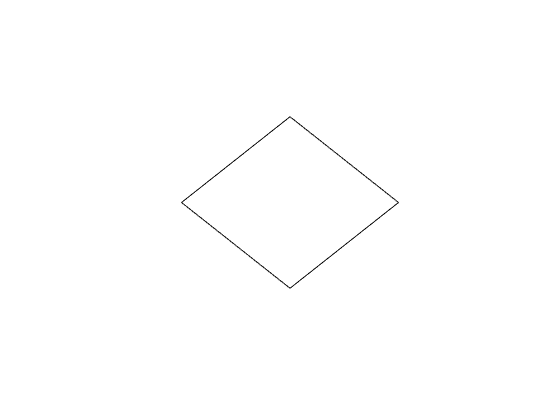
%> input picture doodleverse_main/diamond.png, 560 x 420 px
$ octave FExtract_sol.m   (GNU Octave 9; MATLAB toolbox functions it lacks are replaced by stand-ins)
%> lines starting %> are read from the running program, lines starting %| are printed output that depends on the picture
%% FExtract_sol.m
% DoodleVerse Project Solutions

clear;
clc;
close all

% read image and convert to grayscale (black and white)
imgC = imread('diamond.png');
%> imgC is the input picture: size 420x560x3 uint8; min 0, max 255, mean 254.4
imgG = rgb2gray(imgC);
simg = size(imgG);
%> simg = [420 560]

% pad with white space all around to do convolution
imgGpad = padarray(imgG,[1 1], 255);

%define simple edge detector filter
filter = [-1 0 1];

% do convolution with edge detector filter
img = conv2(single(imgGpad),single(filter));
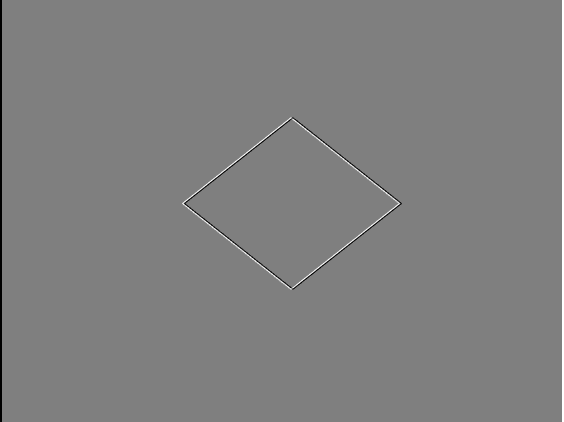
%> img: size 422x564 single; min -255, max 255, mean 0; drawn with min black and max white

%first and last few columns are bogus due to edge border, first and last rows are padding
xset = 1:simg(1);
%> xset = 420 values from 1 to 420
yset = 3:simg(2)-3;
%> yset = 555 values from 3 to 557

%look for edges, then make matrix of the index locations
[I,J] = find(abs(img(xset,yset)) > 150);
%> I = 772 values from 119 to 289; J = 772 values from 181 to 400

% add 1 to account for missed pixel around the border in the png
I = I + 1;
%> I = 772 values, max 290 at index 387, min 120 at index 381, mean 205.1
J = J + 1;
%> J = 772 values from 182 to 401
f_ind = [I J]; %f_ind represents your x,y coordinates of perfect border locations
%> f_ind = 772 rows, first 12: [205 182; 204 183; 205 183; 206 183; 203 184; 205 184; 203 185; 204 185; 205 185; 206 185; 207 185; 202 186]
num_features = length(f_ind)
%> num_features = 772

% this is too many features, need to reduce somehow, try taking only
% the extremes
left_most = [min(f_ind(:,1)), f_ind(find(f_ind(:,1) == min(f_ind(:,1)),1),2)];
%> left_most = [120 289]
right_most = [max(f_ind(:,1)), f_ind(find(f_ind(:,1) == max(f_ind(:,1)),1),2)];
%> right_most = [290 290]
bottom_most = [f_ind(find(f_ind(:,2) == min(f_ind(:,2)),1)), min(f_ind(:,2))];
%> bottom_most = [205 182]
top_most = [f_ind(find(f_ind(:,2) == max(f_ind(:,2)),1)), max(f_ind(:,2))];
%> top_most = [205 401]

features = [left_most;top_most;right_most;bottom_most]
%> features = [120 289; 205 401; 290 290; 205 182]
features_plot = [features;left_most]; %adds left most point to connect line in plot
%> features_plot = [120 289; 205 401; 290 290; 205 182; 120 289]

% plot to see how good it represents the shape
figure(1)
plot(features_plot(:,1),features_plot(:,2),'x-b');
axis([0 400 100 500]);
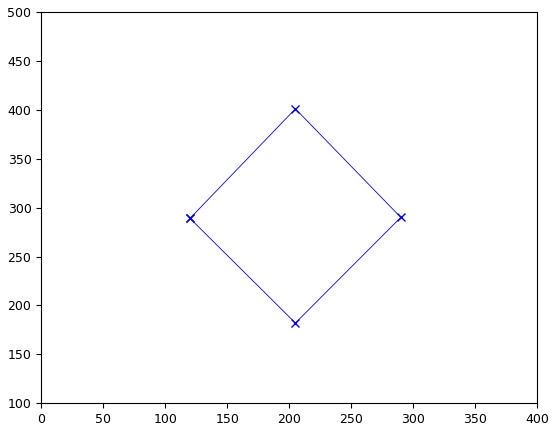
%> figure redrawn from the program's plot data

$ run again, with doodleverse_main/dick.png copied over doodleverse_main/diamond.png
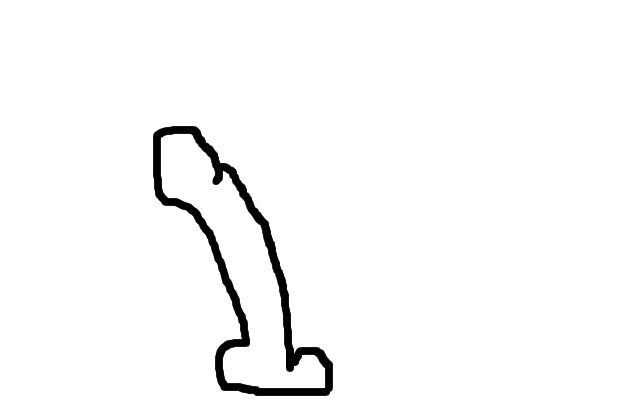
%> input picture doodleverse_main/dick.png, 640 x 400 px
%> imgC is the input picture: size 400x640x3 uint8; min 0, max 255, mean 248.5
%> `img = conv2(single(imgGpad),single(filter));`:
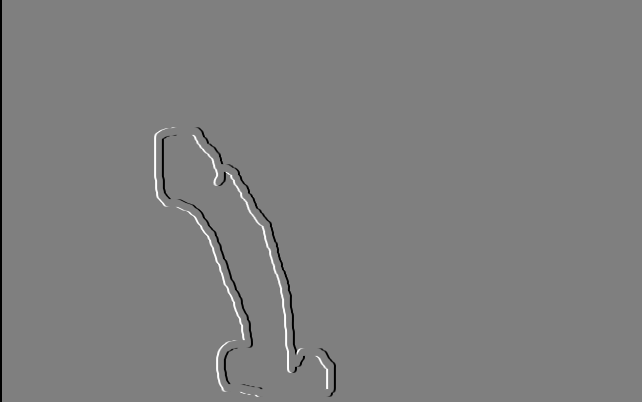
%> img: size 402x644 single; min -255, max 255, mean 0; drawn with min black and max white
%> `[I,J] = find(abs(img(xset,yset)) > 150);`: I = 2000 values from 129 to 397; J = 2000 values from 153 to 334
%> `I = I + 1;`: I = 2000 values, max 398 at index 1261, min 130 at index 324, mean 266.3
%> `J = J + 1;`: J = 2000 values from 154 to 335
%> f_ind = 2000 rows, first 12: [138 154; 139 154; 140 154; 141 154; 142 154; 143 154; 144 154; 145 154; 146 154; 147 154; 148 154; 149 154]
%> num_features = 2000
%> left_most = [130 199]
%> right_most = [398 257]
%> bottom_most = [138 154]
%> top_most = [366 335]
%> features = [130 199; 366 335; 398 257; 138 154]
%> features_plot = [130 199; 366 335; 398 257; 138 154; 130 199]
%> `axis([0 400 100 500]);`:
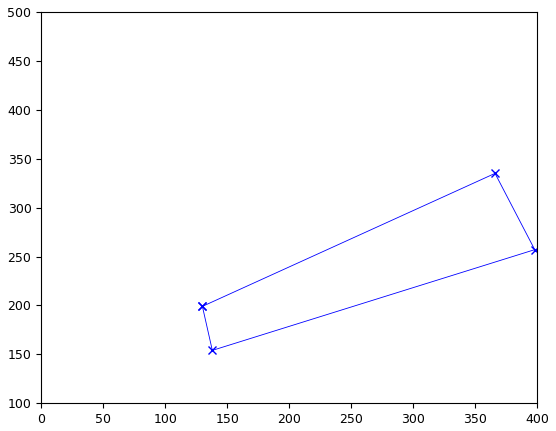
%> figure redrawn from the program's plot data

$ run again, with doodleverse_main/feature_detection.png copied over doodleverse_main/diamond.png
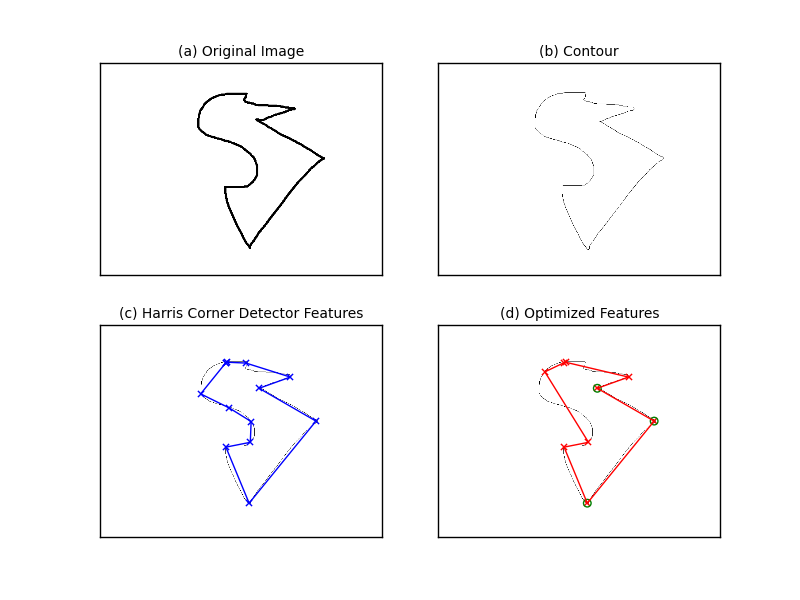
%> input picture doodleverse_main/feature_detection.png, 800 x 600 px
%> imgC is the input picture: size 600x800x3 uint8; mean R, G, B 249.7, 249.3, 249.8
%> `img = conv2(single(imgGpad),single(filter));`:
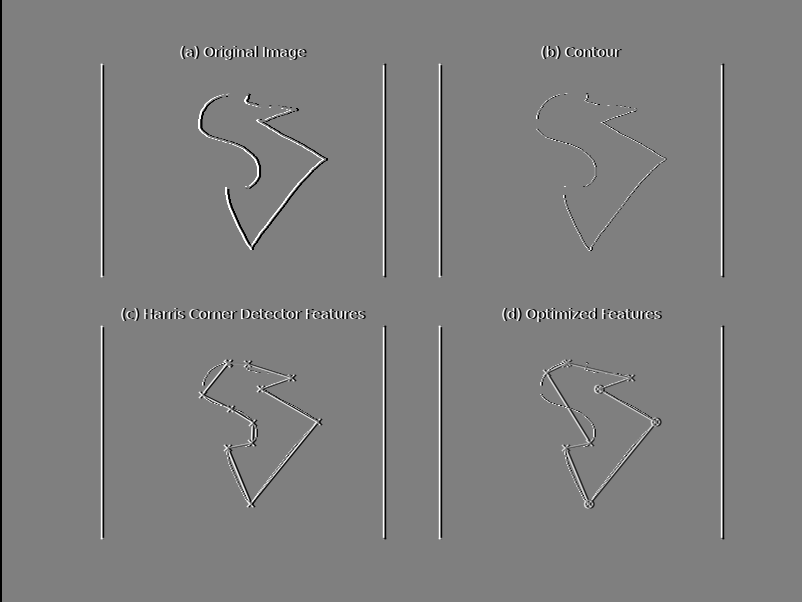
%> img: size 602x804 single; min -255, max 255, mean 0; drawn with min black and max white
%> I = 8390 values from 47 to 539; J = 8390 values from 100 to 722
%> num_features = 8390
%> left_most = [48 182]
%> right_most = [540 101]
%> bottom_most = [66 101]
%> top_most = [66 723]
%> features = [48 182; 66 723; 540 101; 66 101]
%> features_plot = [48 182; 66 723; 540 101; 66 101; 48 182]
%> `axis([0 400 100 500]);`:
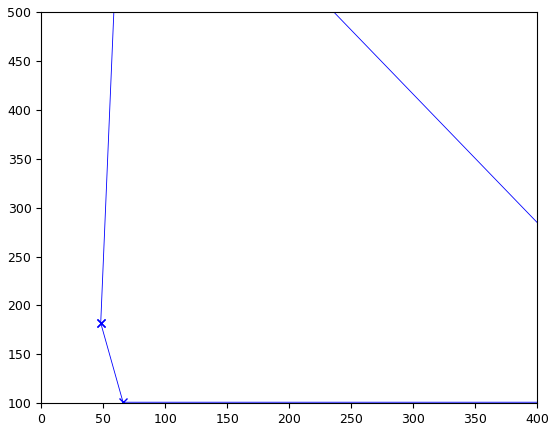
%> figure redrawn from the program's plot data

$ run again, with doodleverse_main/mj.png copied over doodleverse_main/diamond.png
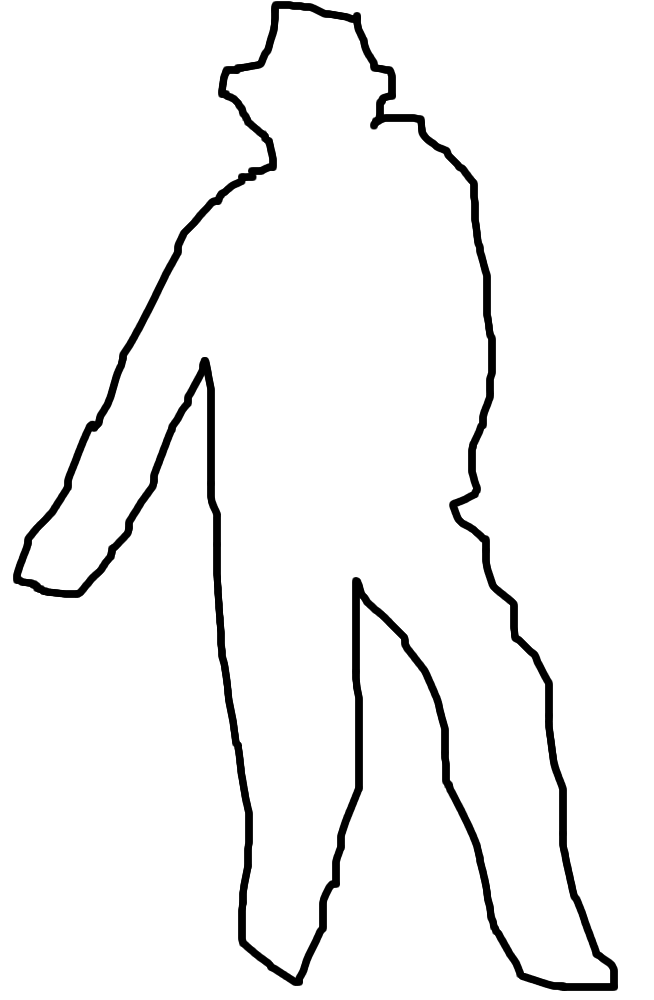
%> input picture doodleverse_main/mj.png, 654 x 1000 px
%> imgC is the input picture: size 1000x654 uint8; min 0, max 255, mean 243.3
%> `img = conv2(single(imgGpad),single(filter));`:
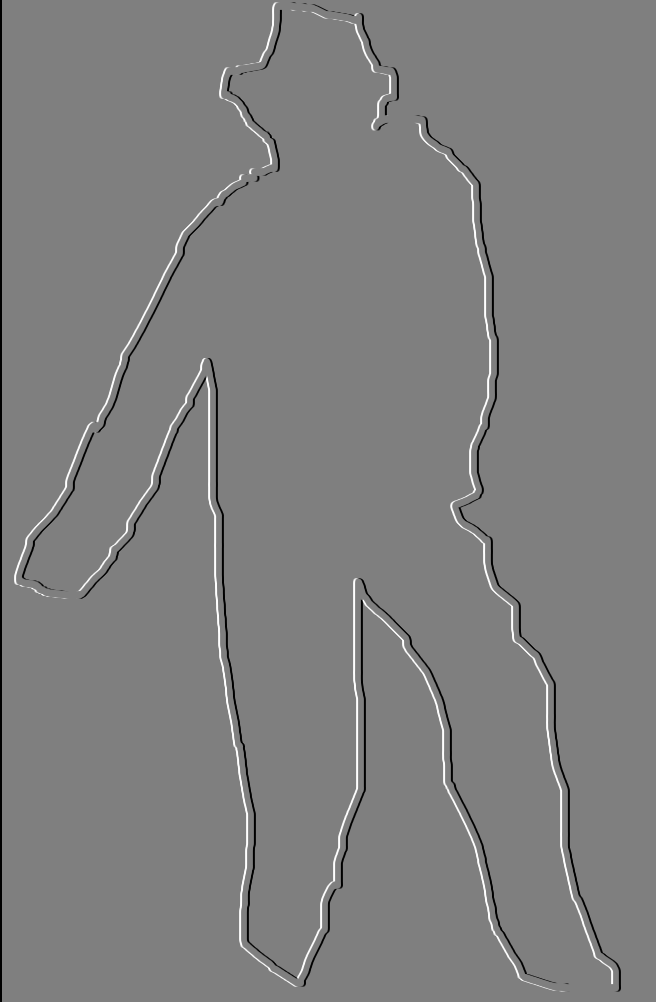
%> img: size 1002x658 single; min -255, max 255, mean 0; drawn with min black and max white
%> I = 12104 values from 4 to 991; J = 12104 values from 13 to 619
%> num_features = 12104
%> left_most = [5 274]
%> right_most = [992 618]
%> bottom_most = [577 14]
%> top_most = [972 620]
%> features = [5 274; 972 620; 992 618; 577 14]
%> features_plot = [5 274; 972 620; 992 618; 577 14; 5 274]
%> `axis([0 400 100 500]);`:
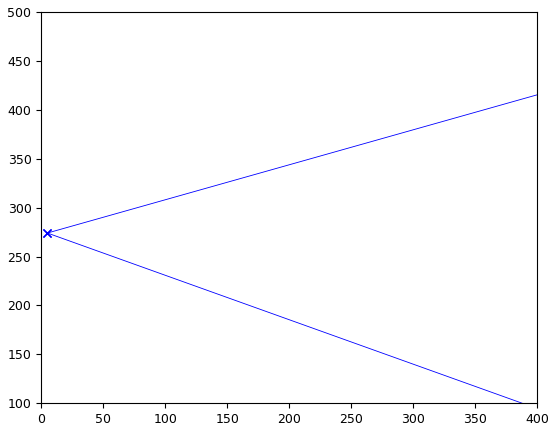
%> figure redrawn from the program's plot data
